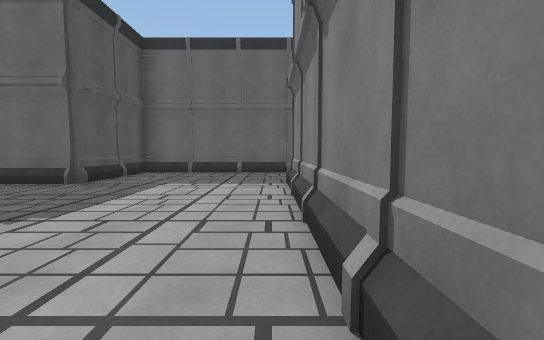
View 1 (above)

15 first-person views from a walk through a 3-D level made in the Unity game engine. The camera is 1.3 m above the floor, tilts 4° down and sees 90° across. The floor is counted in squares, 2 m on a side. Each view is taken from the middle of a square. On the plan, view 1 faces up. The plan holds only what a view shows up to about 9 squares ahead; the rest is blank. The place goes on beyond the plan. Some animated figures are not drawn. Surface patterns are stand-ins for the level's own textures.

View 2
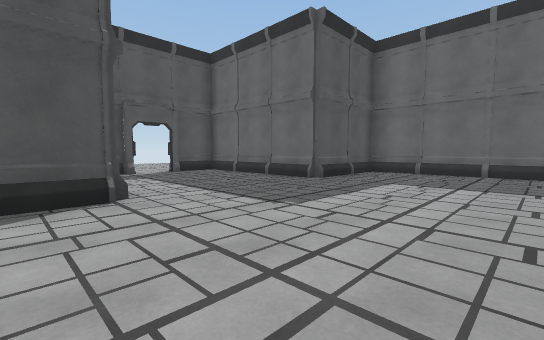

View 3
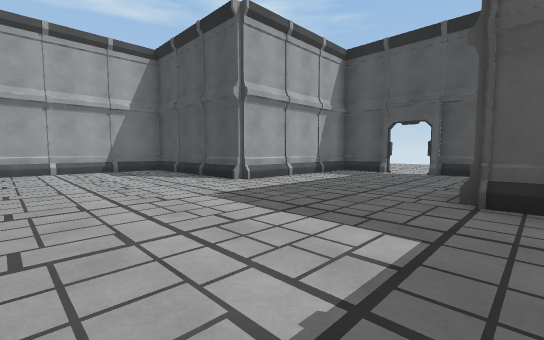

View 4
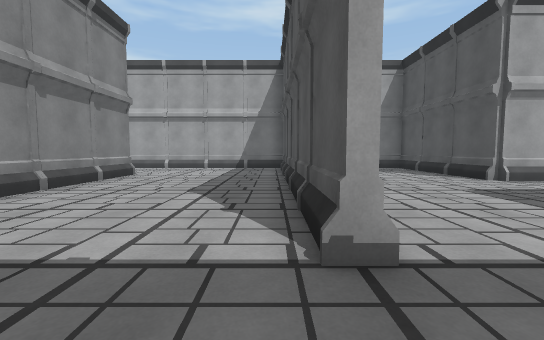

View 5
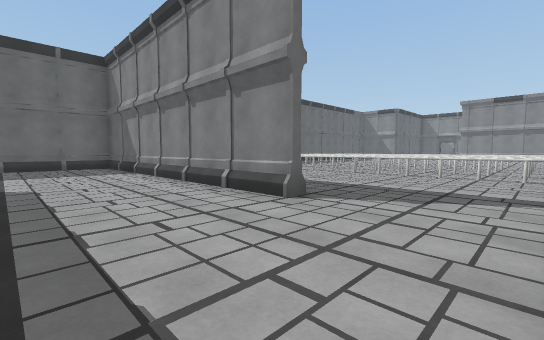

View 6
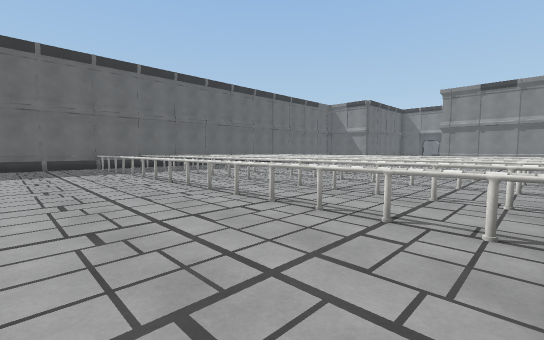

View 7
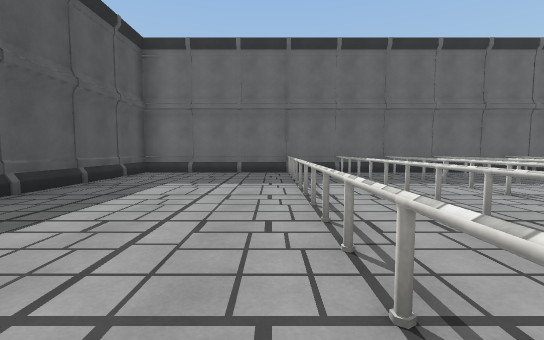

View 8
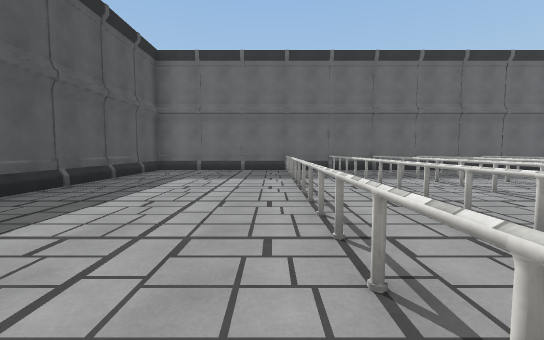

View 9
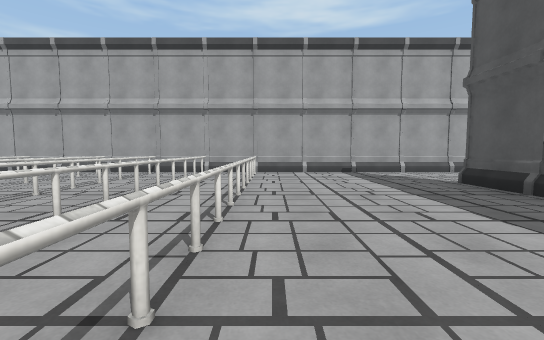

View 10
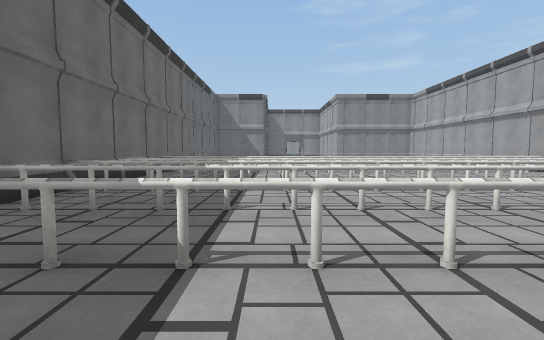

View 11
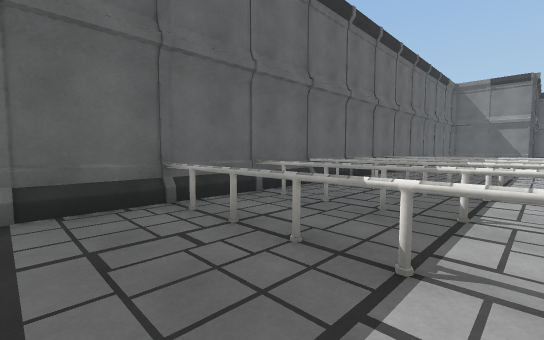

View 12
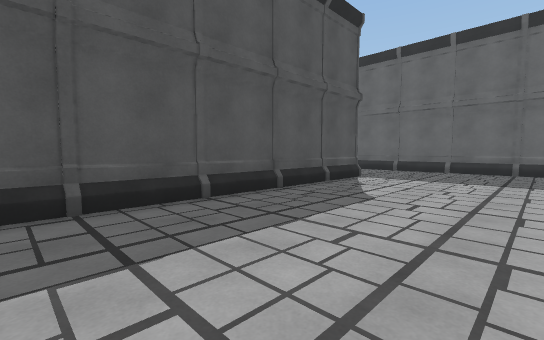

View 13
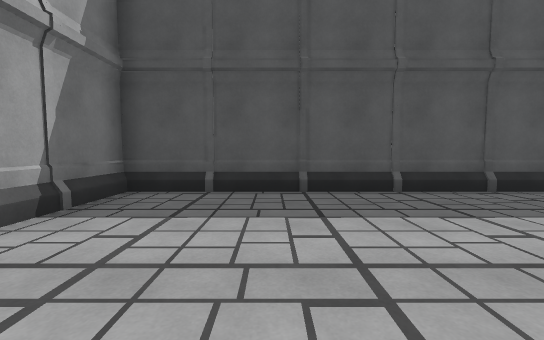

View 14
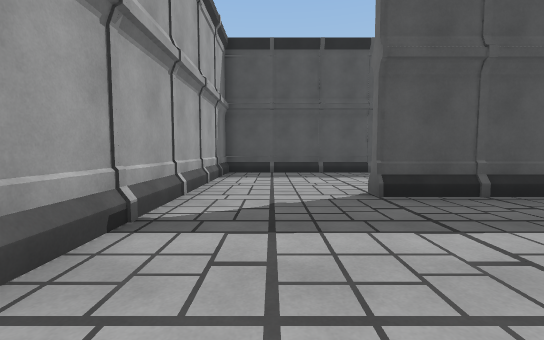

View 15
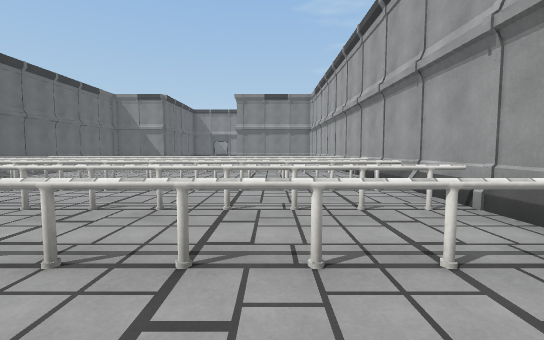

### Floor plan
Points are (right, up) in squares from view 1. A wall is a line through its corners. A room is listed if a view was taken in it or the views show most of it. See-through windows are left out.
Room 1 (views 1, 2, 3, 4, 5, 6, 7, 8, 9, 10, 11, 12, 13, 14, 15)
walls: (5.2, 0.9) (4.8, 0.9); (0.8, 2.4) (0.2, 2.4); (0.8, 3.9) (0.2, 3.9); (0.8, 0.9) (0.2, 0.9); (0.4, 0.4) (0.4, 5.5) (0.6, 5.5) (0.6, -3.4) (12.5, -3.4); (4, 8.4) (-3.9, 8.4) (-3.9, 5.4) (-7.4, 5.4); (10.5, 8.4) (5.1, 8.4) (5.1, -0.5) (4.9, -0.5) (4.9, 6.9); (-3.4, -3.4) (0, -3.4); (-8, 3.9) (-8.5, 3.9); (-7.9, 1.1) (-3.9, 1.1) (-3.9, -2.9); (-8.4, 2.6) (-8.4, 1.6); (-8.4, 4.9) (-8.4, 4)
ways out: opening at (-8, 3)
objects: other object (9, 9); other object (10, -3); other object (10, -2); other object (10, -1); other object (10, 0); other object (10, 1); other object (10, 2); other object (10, 3); other object (10, 4); other object (10, 5); other object (10, 6); other object (10, 7); other object (10, 8); other object (11, -3); other object (11, -2); other object (11, -1); other object (11, 0); other object (11, 1); other object (11, 2); other object (11, 3); other object (11, 4); other object (11, 5); other object (11, 6); other object (11, 7); other object (11, 8); other object (11, 9); other object (12, -3); other object (12, -2); other object (12, -1); other object (12, 0); other object (12, 1); other object (12, 2); other object (12, 3); other object (12, 4); other object (12, 5); other object (12, 6); other object (12, 7); other object (12, 8); other object (12, 9)

Positions as (right, up) in squares from view 1, and headings:
1: (0, 0), facing up
2: (0, 0), facing up-left
3: (0, 6), facing down-left
4: (1, 7), facing down
5: (2, -3), facing up-right
6: (7, -3), facing up-right
7: (9, 0), facing up
8: (9, -1), facing up
9: (9, 5), facing down
10: (8, 5), facing right
11: (8, 5), facing up-right
12: (4, -1), facing up-left
13: (5, -1), facing left
14: (9, -2), facing left
15: (8, -1), facing right
